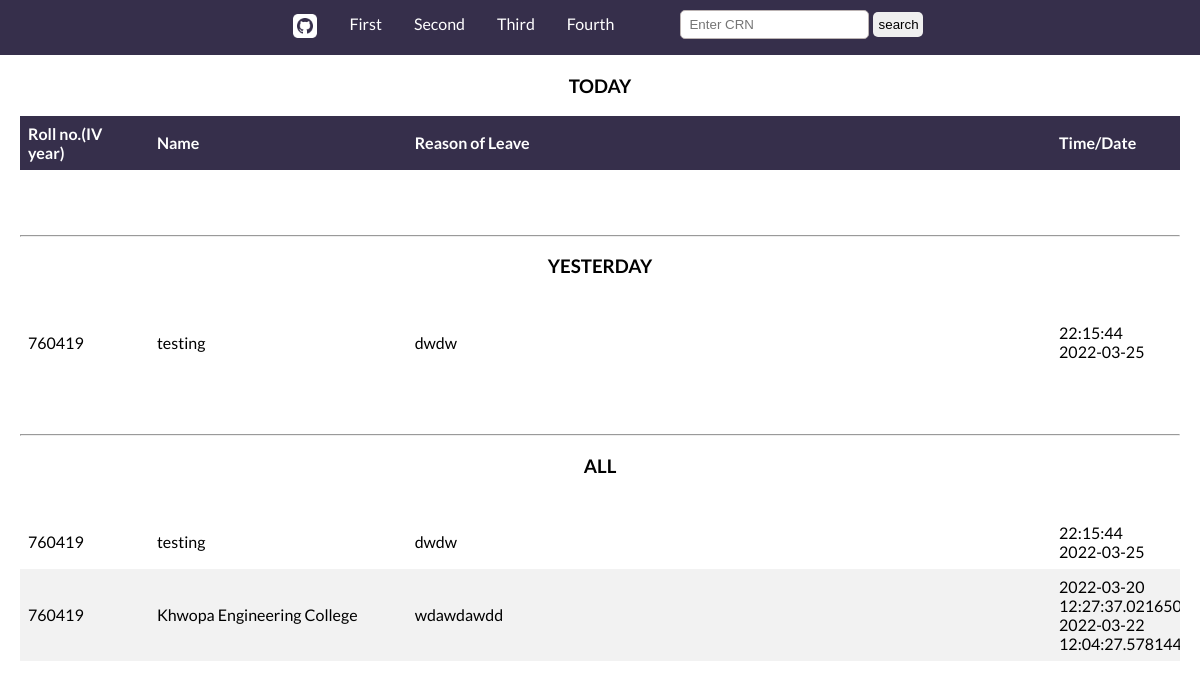
The page /applicants-lists/4 on the database as committed earlier.
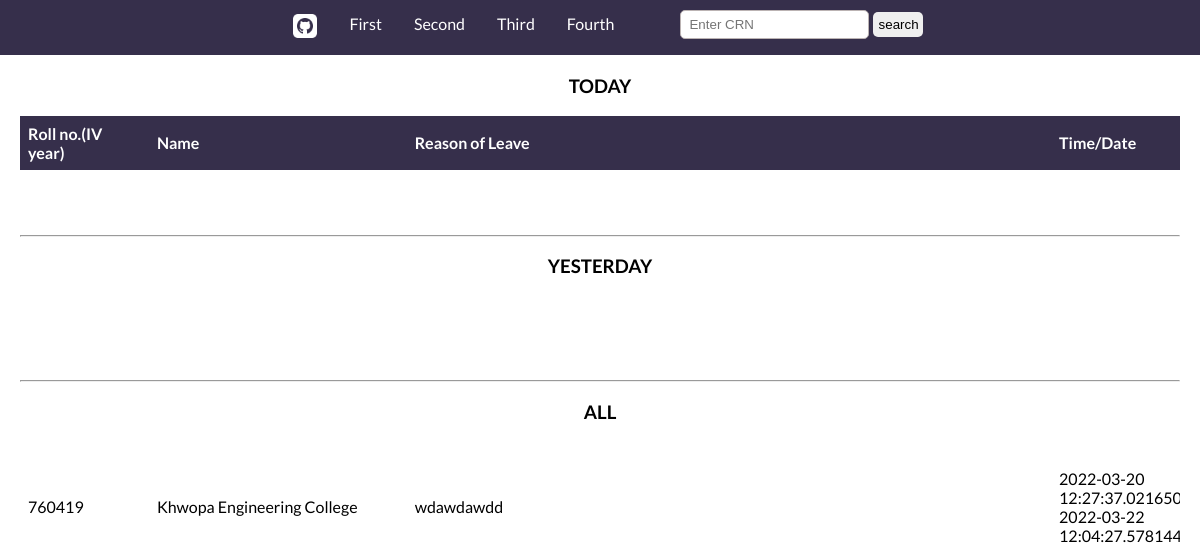
The same page on the database as committed later.
### leaveformapp/models.py (models this page shows, shortened)
class Students(models.Model):
    id = models.AutoField(primary_key=True)
    fullname = models.CharField(max_length=50)
    roll = models.IntegerField()
    year = models.CharField(max_length=50)
    createdTime = models.CharField(max_length=50)
    createdDate = models.CharField(max_length=50)
    reason = models.TextField()

### leaveformapp/views.py (the view)
# urls.py: path('applicants-lists/4', views.fourth_year, name='fourthyear'),
def fourth_year(request):
    data = dataRetriveByYear(request, 'Fourth', 'fourthyear.html')
    return render(request, 'fourthyear.html', data)

### templates/fourthyear.html (shortened to what this page needs)
{% extends 'base.html'%}
{% block yearblock %}IV{% endblock%}

### templates/base.html (shortened to what this page needs)
{% load static %}
<!DOCTYPE html>
<html lang="en">
<head>
    <link rel="stylesheet" href={% static 'liststyle.css' %}>
</head>
<body>
    <nav >
        <ul >
            <li ><a
                    href="https://github.com/rabibasukala01/Application-of-Leave"><img src={%static 'github.png'%} alt="contribute"></a>
            </li>
            <li><a href="{% url 'firstyear'%}">First</a></li>
            <li><a href="{% url 'secondyear'%}">Second</a></li>
            <li><a href="{% url 'thirdyear'%}">Third</a></li>
            <li><a href="{% url 'fourthyear'%}">Fourth</a></li>
            <li>
                <form action="" method="post" style="margin-left:50px ;">
                    <input type="text" name="searched" id="searchfield" placeholder="Enter CRN">
                    <input type="submit" name="submit" value="search" id="search-btn">
                </form>
            </li>
        </ul>
    </nav>
    <div id="container">
        <table class="table">
            <h3 style="text-align: center;">TODAY</h3>
            <colgroup>
                <col style="width:10%">
                <col style="width:20%">
                <col style="width:50%">
                <col style="width:10%">
            </colgroup>
            <tr style="background-color: #362f4b; color: whitesmoke;">
                <th>Roll no.({% block yearblock%} {%endblock%} year)</th>
                <th>Name</th>
                <th>Reason of Leave</th>
                <th>Time/Date </th>
            </tr>
            {%if searched_data%}
            {%for data in searched_data%}
            <tr>
                <td>{{data.roll}}{{year}}</td>
                <td>{{data.fullname}}</td>
                <td>{{data.reason}}</td>
                <td>{{data.createdTime}} <br> {{data.createdDate}}</td>
            </tr>
            {%endfor%}
        </table>
        {%else%}
        <br>
        <br>
        <br>
        <hr>
        <h3 style="text-align: center;">YESTERDAY</h3>
        <br>
        <table class="table">
            <colgroup>
                <col style="width:10%">
                <col style="width:20%">
                <col style="width:50%">
                <col style="width:10%">
            </colgroup>
            {% for data in yesterday %}
            <tr>
                <td>{{data.roll}}</td>
                <td>{{data.fullname}}</td>
                <td>{{data.reason}}</td>
                <td>{{data.createdTime}} <br> {{data.createdDate}}</td>
            </tr>
            {% endfor %}
        </table>
        <br>
        <br>
        <br>
        <hr>
        <h3 style="text-align: center;">ALL</h3>
        <br>
        <table class="table">
            <colgroup>
                <col style="width:10%">
                <col style="width:20%">
                <col style="width:50%">
                <col style="width:10%">
            </colgroup>
            {% for data in remainings %}
            <tr>
                <td>{{data.roll}}</td>
                <td>{{data.fullname}}</td>
                <td>{{data.reason}}</td>
                <td>{{data.createdTime}} <br> {{data.createdDate}}</td>
            </tr>
            {% endfor %}
        </table>
        {%endif%}
    </div>
</body>
</html>

Rows that differ between the two databases and show on the page:
no longer on this page (row edited): Students: roll "760419", fullname "testing", reason "dwdw", createdTime "22:15:44", createdDate "2022-03-25"
